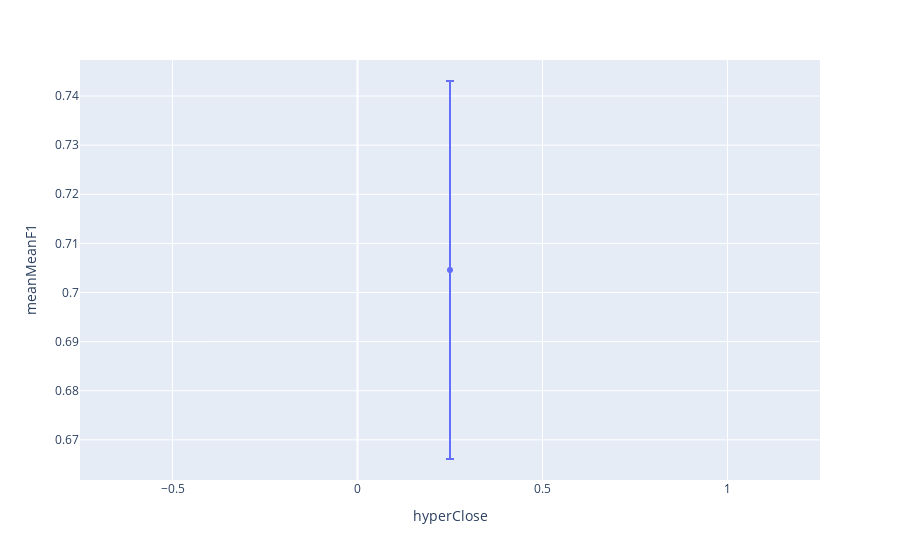

The notebook cell this image was saved under:
### Code cell
aux=hyperParams[(hyperParams.hyperThres==optimal.hyperThres)&(hyperParams.hyperDepth==optimal.hyperDepth)&
                (hyperParams.hyperDuration==optimal.hyperDuration)&(hyperParams.hyperConfidence==optimal.hyperConfidence)].reset_index(drop=True)
px.scatter(aux,x='hyperClose',y='meanMeanF1',error_y='stdMeanF1')

### Figure 1 — Plotly figure (JSON) as saved in the notebook; plotly's stock layout.template omitted (floating-point values rounded to 4 significant figures)
{"data": [{"error_y": {"array": [0.03848]}, "hovertemplate": "hyperClose=%{x}<br>meanMeanF1=%{y}<extra></extra>", "legendgroup": "", "marker": {"color": "#636efa", "symbol": "circle"}, "mode": "markers", "name": "", "orientation": "v", "showlegend": false, "type": "scatter", "x": [0.25], "xaxis": "x", "y": [0.7046], "yaxis": "y"}], "layout": {"legend": {"tracegroupgap": 0}, "margin": {"t": 60}, "xaxis": {"anchor": "y", "domain": [0, 1], "title": {"text": "hyperClose"}}, "yaxis": {"anchor": "x", "domain": [0, 1], "title": {"text": "meanMeanF1"}}}}
